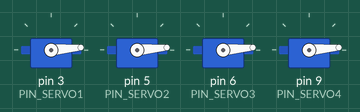
Bench run of a sketch on a simulated Arduino Uno, built with avr-gcc and run on an emulated ATmega328P. Parts: 4 × servo. What the sketch prints to the serial monitor is not drawn.

Above: at 0.1 s.
At 1.0 s:
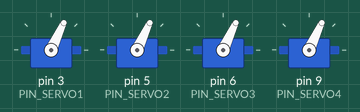
At 1.6 s:
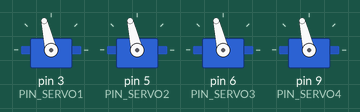
At 2.1 s:
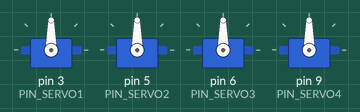
Timing chart, 0 to 3.6 s (numbered marks = the images above):
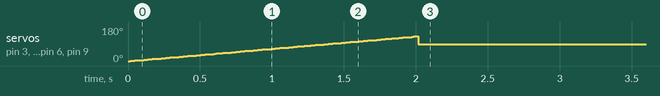

The sketch:

servo_movement.ino
```cpp
/*
  ===========================================================
  التاسك: تحريك 4 محركات سيرفو (Servo Motors) بحركتين بالترتيب
  1) حركة Sweep (يمين ويسار) لمدة ثانيتين فقط.
  2) بعد انتهاء الثانيتين: توقف كل المحركات وتثبت عند زاوية 90 درجة.

  البرنامج: Tinkercad Circuits (محاكاة Arduino Uno)
  ===========================================================
*/

#include <Servo.h>

// إنشاء 4 كائنات Servo لكل محرك
Servo servo1;
Servo servo2;
Servo servo3;
Servo servo4;

// أرقام البنات (Pins) اللي متوصل فيها كل سيرفو
// ملاحظة: نستخدم بنات PWM (فيها ~) عشان تتحكم بدقة بزاوية السيرفو
const int PIN_SERVO1 = 3;
const int PIN_SERVO2 = 5;
const int PIN_SERVO3 = 6;
const int PIN_SERVO4 = 9;

// مدة حركة الـ Sweep بالمللي ثانية (2 ثانية = 2000 مللي ثانية)
const unsigned long SWEEP_DURATION = 2000;

// دالة تكتب نفس الزاوية على كل المحركات الأربعة دفعة وحدة
void writeAllServos(int angle) {
  servo1.write(angle);
  servo2.write(angle);
  servo3.write(angle);
  servo4.write(angle);
}

void setup() {
  // Serial للمتابعة (اختياري - يفيد وقت التجربة)
  Serial.begin(9600);

  // ربط كل سيرفو بالبن الخاص فيه
  servo1.attach(PIN_SERVO1);
  servo2.attach(PIN_SERVO2);
  servo3.attach(PIN_SERVO3);
  servo4.attach(PIN_SERVO4);

  Serial.println("بدء حركة Sweep لمدة ثانيتين...");

  // ---------------------------------------------------------
  // الحركة الأولى: Sweep (يمين ويسار) لمدة ثانيتين بالضبط
  // ---------------------------------------------------------
  unsigned long startTime = millis();
  bool timeUp = false;

  while (!timeUp) {
    // الحركة من 0 إلى 180 درجة
    for (int pos = 0; pos <= 180 && !timeUp; pos++) {
      writeAllServos(pos);
      delay(15); // تأخير بسيط عشان الحركة تكون سلسة
      if (millis() - startTime >= SWEEP_DURATION) {
        timeUp = true;
      }
    }

    // الحركة الرجوع من 180 إلى 0 درجة
    for (int pos = 180; pos >= 0 && !timeUp; pos--) {
      writeAllServos(pos);
      delay(15);
      if (millis() - startTime >= SWEEP_DURATION) {
        timeUp = true;
      }
    }
  }

  // ---------------------------------------------------------
  // الحركة الثانية: تثبيت كل المحركات عند 90 درجة
  // ---------------------------------------------------------
  Serial.println("انتهت الثانيتين - تثبيت المحركات عند 90 درجة");
  writeAllServos(90);
}

void loop() {
  // ما نسوي شي هنا - المحركات تبقى ثابتة عند 90 درجة
  // (تكرار الأمر لضمان ثبات الزاوية بدون أي أثر على الحركة)
  writeAllServos(90);
}
```
